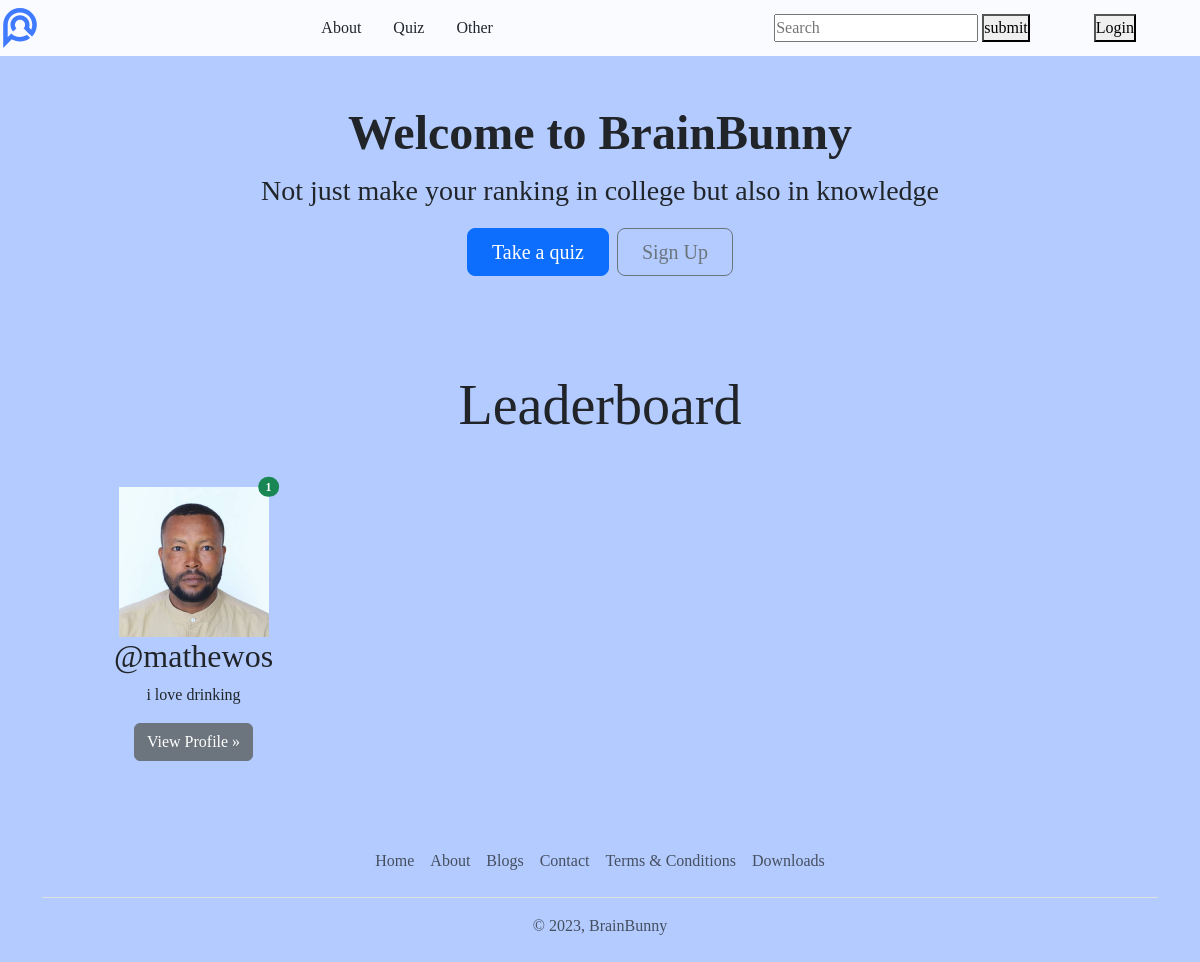
Before: / with the older database file.
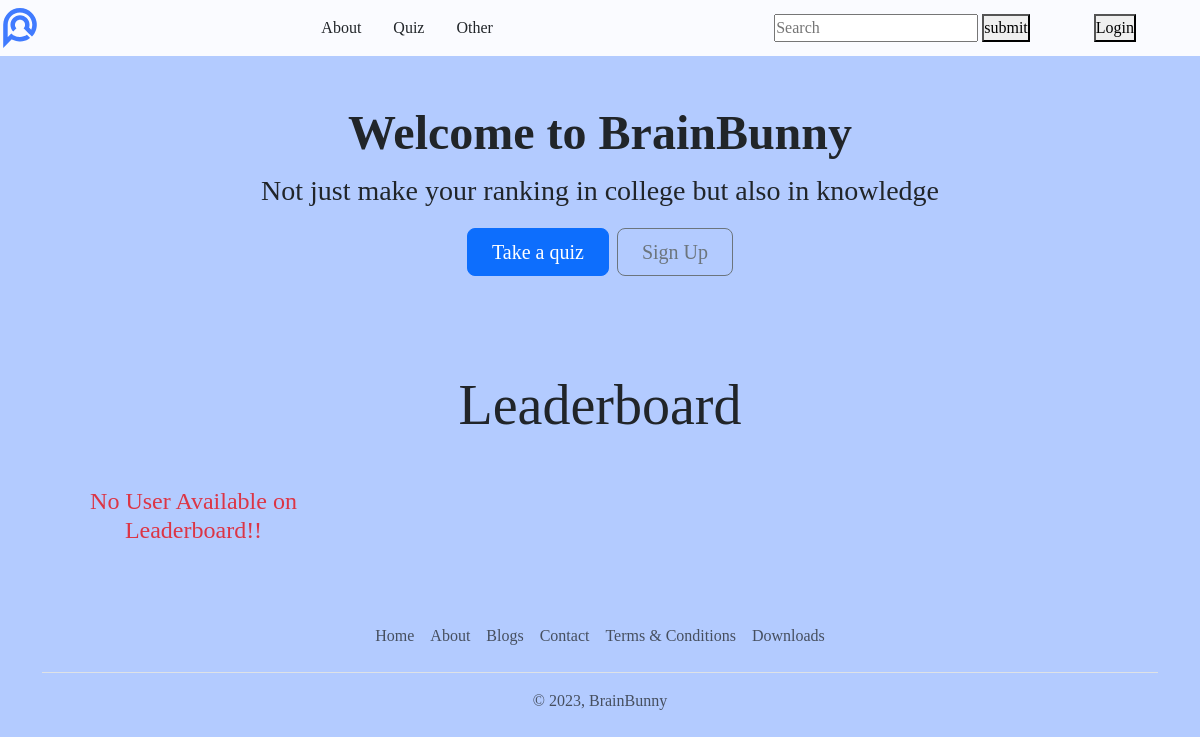
After: the same page with the newer database file.
### quiz/models.py (models this page shows, shortened)
class UserRank(models.Model):
    user = models.OneToOneField(User, on_delete=models.CASCADE)
    rank = models.IntegerField(null=True, blank=True)
    total_score = models.IntegerField(null=True, blank=True)

### user/models.py (models this page shows, shortened)
class Profile(models.Model):
    user = models.OneToOneField(User, on_delete=models.CASCADE, null=True, verbose_name='User Object') #verbose_name
    bio = models.TextField(max_length=500, blank=True)
    profile_img = models.ImageField(upload_to='profile_images', default='profile_images/user.png', blank=True, null=True, verbose_name='Profile Pic')

### base/views.py (the view)
# urls.py: path('', views.home, name='home'),
def home(request):
    leaderboard_users = UserRank.objects.order_by('rank')[:4]
    if request.user.is_authenticated:
        user_object = User.objects.get(username=request.user)
        user_profile = Profile.objects.get(user=user_object)
        context = {"user_profile": user_profile, "leaderboard_users": leaderboard_users}
    else:
        context = {"leaderboard_users": leaderboard_users}
    return render(request, 'welcome.html', context)

### templates/welcome.html
{% extends "index.html" %}
{% load static %}
{% block content %}
<div class="container text-center my-5">
    <h1 class="display-5 fw-bold my-2">Welcome to BrainBunny</h1>
    <p class="fs-3">Not just make your ranking in college but also in knowledge</p>
    <div class="d-inline-flex gap-2 mb-5">
        <a href="{% url 'all_quiz' %}" class="d-inline-flex align-items-center btn btn-primary btn-lg px-4">
            Take a quiz
        </a>
        {% if not request.user.is_authenticated %}
        <a href="{% url 'account_signup' %}" class="btn btn-outline-secondary btn-lg px-4" type="button">
            Sign Up
        </a>
        {% endif %}
    </div>
</div>
<div class="container text-center">
    <h1 class="display-4 text-center my-5">Leaderboard</h1>
    <div class="row row-cols-sm-1 row-cols-md-2 row-cols-lg-3 row-cols-xl-4 mx-3">
        {% if leaderboard_users|length == 0 %}
        <div class="col-lg-4 position-relative mb-4">
            <h4 class="text-center text-danger">No User Available on Leaderboard!!</h4>
        </div>
        {% else %}
        {% for rank in leaderboard_users %}
        <div class="col-lg-4 position-relative mb-4">
            <img src="{{rank.user.profile.profile_img.url}}" class="img-fluid" width="150" height="150" alt="user-profile">
            <span class="position-absolute top-0 start-90 translate-middle badge rounded-pill bg-success">{{forloop.counter}}</span>
            <h2 class="fw-normal">@{{rank.user.username}}</h2>
            <p>{{rank.user.profile.bio|truncatewords:5}}</p>
            <p><a class="btn btn-secondary" href="{% url 'profile' rank.user.username  %}">View Profile »</a></p>
        </div>
        {% endfor %}
        {% endif %}
    </div>
{% endblock content %}

### templates/index.html (shortened to what this page needs)
{% load static %}
<!DOCTYPE html>
<html lang="en">
<head>
    <link href="https://cdn.jsdelivr.net/npm/bootstrap@5.3.0-alpha3/dist/css/bootstrap.min.css" rel="stylesheet"
>
    <link rel="stylesheet"
        href="https://cdnjs.cloudflare.com/ajax/libs/bootstrap-icons/1.10.5/font/bootstrap-icons.min.css"
 />
    <link rel="stylesheet" href="{% static 'css/style.css' %}">
</head>
<body>
    {% include "components/navbar.html" %}
    {% block content %}
    {% endblock content %}
    {% include "components/footer.html" %}
</body>
</html>

### templates/components/navbar.html (shortened to what this page needs)
{% load static%}
{% block conent %}
<!DOCTYPE html>
<html lang="en">
<head>
    <link rel="stylesheet" href="{% static 'css/base.css' %}">
    <link rel="stylesheet" href="{% static 'css/navbar.css' %}">
    <link rel="stylesheet" href="https://cdnjs.cloudflare.com/ajax/libs/font-awesome/5.15.3/css/all.min.css">
</head>
<body>
<nav>
    <div class="nav-div">
        <a href="{% url 'home' %}"><img src="{% static 'images/logo.svg' %}"></a>
    </div>
    <div class="nav-div">
        <a href="{% url 'about' %}">About</a>
        <a class="nav-link" href="{% url 'all_quiz' %}">Quiz</a>
        <a>Other</a>
    </div>
    <div class="nav-div">
        <form id="search-form" role="search" action="{% url 'search_users' %}">
            <input id="search-input" type="search" name="q" placeholder="Search" aria-label="Search">
            <button type="submit">submit</button>
        </form>
            {% if request.user.is_authenticated %}
                <a href="{% url 'profile' request.user.username %}" data-bs-toggle="tooltip" data-bs-placement="bottom" data-bs-title="@{{request.user.username}}">
                    <img src="{{user_profile.profile_img.url}}"  width="40" height="40" alt="profile_img">
                </a>
                <a href="{% url 'account_logout'%}"><button>Logout</button></a>
                {% else %}
                <a href="{% url 'account_login' %}"><button>Login</button></a>
                {% endif %}
            </div>
            </nav>
</body>
</html>
{% endblock%}

### templates/components/footer.html
<footer class="py-3 my-4">
    <ul class="nav justify-content-center border-bottom pb-3 mb-3">
        <li class="nav-item"><a href="{% url 'home' %}" class="nav-link px-2 text-body-secondary">Home</a></li>
        <li class="nav-item"><a href="{% url 'about' %}" class="nav-link px-2 text-body-secondary">About</a></li>
        <li class="nav-item"><a href="{% url 'blogs' %}" class="nav-link px-2 text-body-secondary">Blogs</a></li>
        <li class="nav-item"><a href="{% url 'contact' %}" class="nav-link px-2 text-body-secondary">Contact</a></li>
        <li class="nav-item"><a href="{% url 'terms_conditions' %}" class="nav-link px-2 text-body-secondary">Terms & Conditions</a></li>
        <li class="nav-item"><a href="{% url 'downloads' %}" class="nav-link px-2 text-body-secondary">Downloads</a></li>
    </ul>
    <p class="text-center text-body-secondary">© 2023, BrainBunny</p>
</footer>

### static/css/base.css (style rules this page uses)
*, *::before, *::after { box-sizing: border-box; }
* { --primary-color: #407BFF; --secondary-color: #b3cbff; --background-color :rgb(250,251,255); --inputandbuttonheight: 2.5rem; box-sizing: border-box; margin: 0; padding: 0; }
body { font-family: 'GigaSansRegular', 'sanserif'; background: var(--secondary-color); }
a { text-decoration: none; color: inherit; }

### static/css/navbar.css (style rules this page uses)
nav { background-color: var(--background-color); max-width: 100vw; height: 3.5rem; display: flex; justify-content: space-between; align-items: center; }
nav img { width: 2.5rem; }
.nav-div { display: flex; align-items: center; }
.nav-div a { margin-right: 2rem; }
nav form { margin-right: 2rem; }
nav button { margin-right: 2rem; }

Changed rows visible on the page:
removed UserRank: user.profile.profile_img (picture), user.username "mathewos", user.profile.bio "i love drinking"
Other visible differences:
text now shown: "No User Available on Leaderboard!!"
